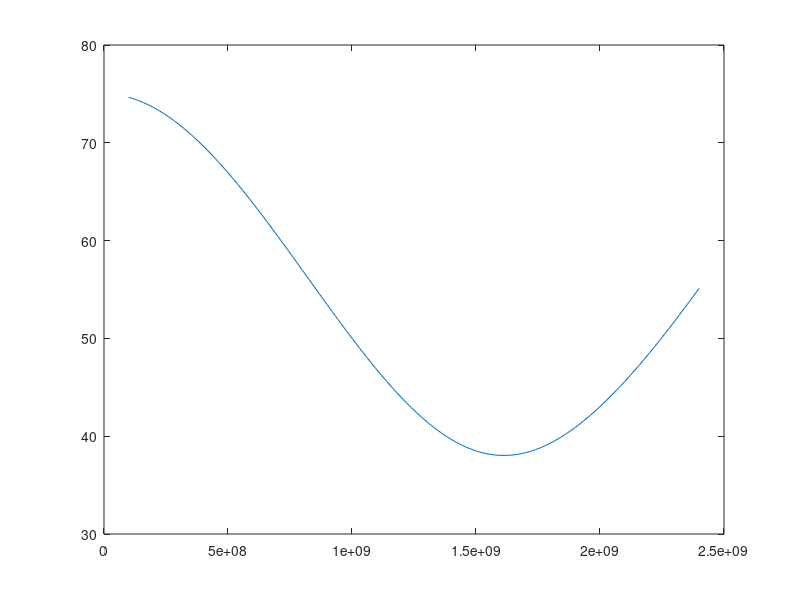
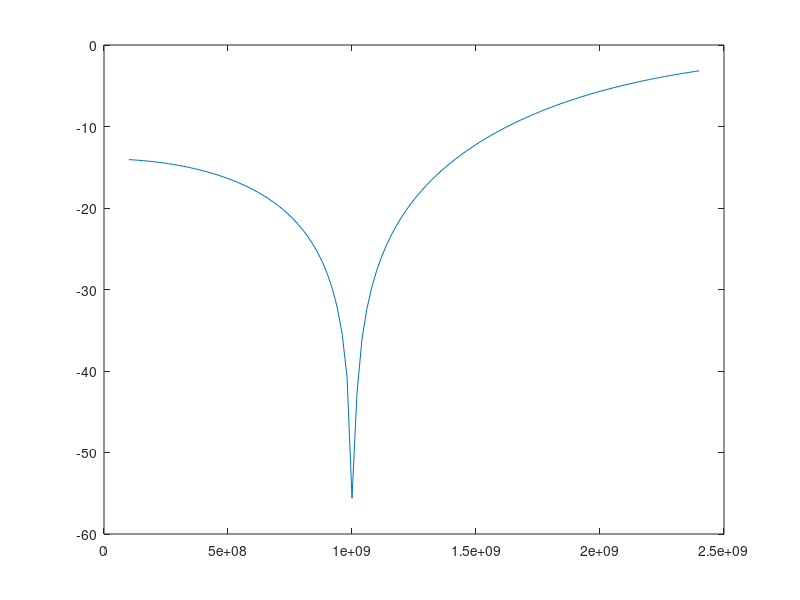
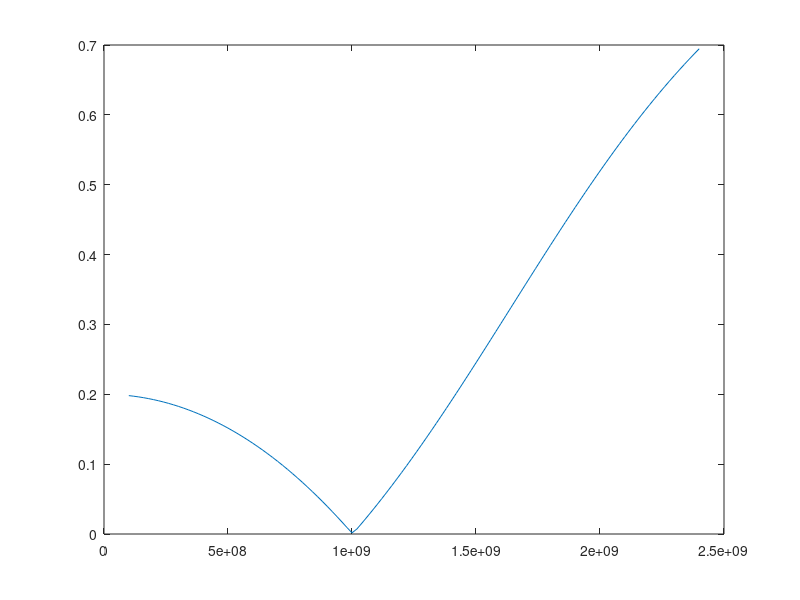

Write the MATLAB code that produced these figures, in order.
%
%     ------- 
% o--|  Zs   |--------
%     -------   |     |
%               |     |
%               -     -
%              | |   | |
%           Zp | |   | | Zo
%              | |   | |
%               -     -
%               |     |
%               V     V
%
f=100e6:20e6:2400e6;
F=f';
w=F.*2*pi();

function z3 = Zparallel( z1, z2 )
   z3 = (z1.*z2) ./ (z1+z2);
end

function z3 = Zserial( z1, z2 )
   z3 = z1 + z2;
end

function z3 = Zcap( w, C )
   z3 = -j * 1 ./ (w * C);
end

function z3 = Zind( w, L )
   z3 = j * w * L;
end

Zo = 75;
Zp = Zcap( w, 1.5e-12 );
Zs = Zind( w, 5.6e-9 );
Zt = Zserial( Zs, Zparallel(Zp,Zo) );
S11= (Zt - 50)./ (Zt+50);

figure(1);
plot( F, abs(Zt) );

figure(2);
plot( F, 20*log10( abs(S11) ) );

figure(3);
plot( F, abs(S11) );
